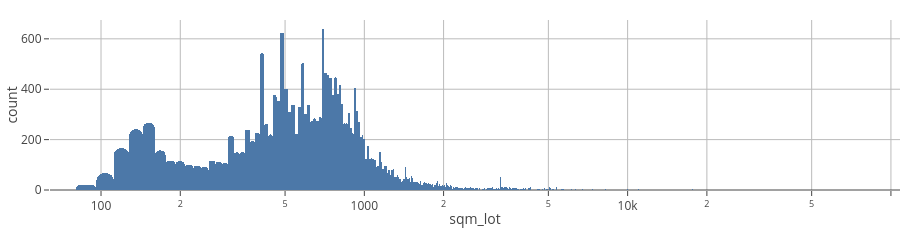

Source (notebook cell):
### Code cell
px.histogram(kc, x='sqm_lot', height=200, log_x=True
).update_traces(xbins_size=16, marker_cornerradius=10)

### Figure 1 — Plotly figure (JSON) as saved in the notebook; plotly's stock layout.template omitted (floating-point values rounded to 4 significant figures; data arrays with more than 128 entries replaced by an {"elided": "..."} marker saying what was removed)
{"data": [{"bingroup": "x", "hovertemplate": "sqm_lot=%{x}<br>count=%{y}<extra></extra>", "legendgroup": "", "marker": {"color": "#4C78A8", "cornerradius": 10, "pattern": {"shape": ""}}, "name": "", "orientation": "v", "showlegend": false, "type": "histogram", "x": {"elided": "21613 float values"}, "xaxis": "x", "xbins": {"size": 16}, "yaxis": "y"}], "layout": {"barmode": "relative", "height": 200, "legend": {"tracegroupgap": 0}, "xaxis": {"anchor": "y", "domain": [0, 1], "title": {"text": "sqm_lot"}, "type": "log"}, "yaxis": {"anchor": "x", "domain": [0, 1], "title": {"text": "count"}}}}
